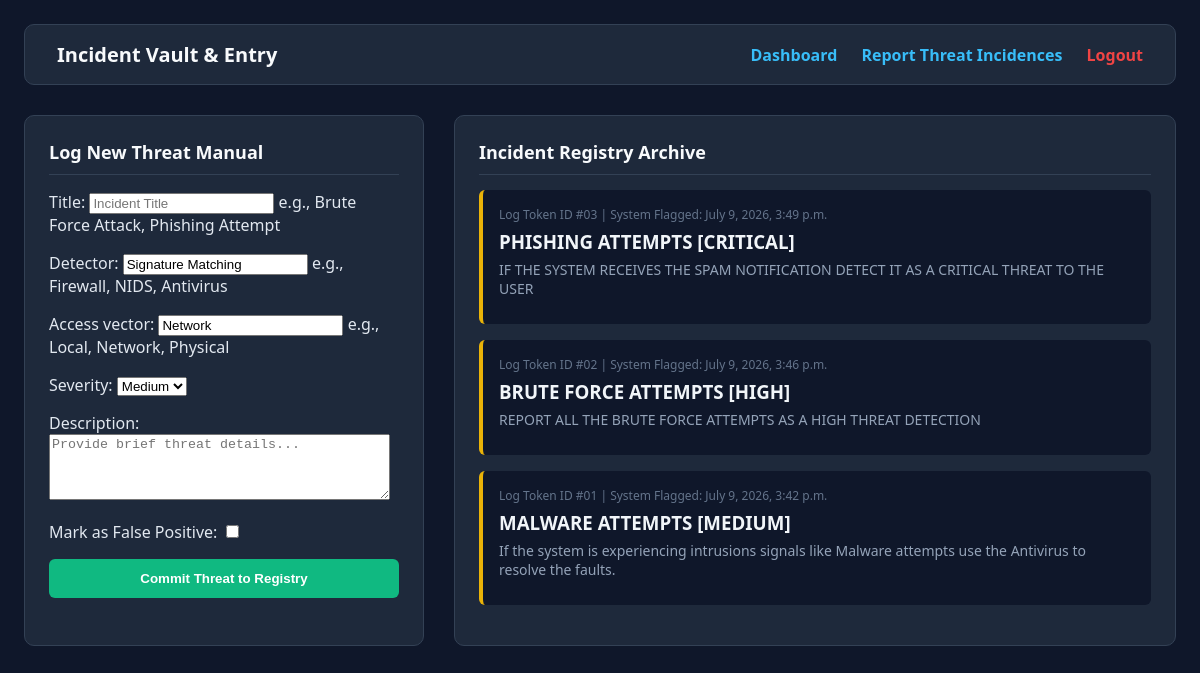
The app's page /reports/ (signed in) with its own data.
### core/models.py (models this page shows, shortened)
class ThreatIncident(models.Model):
    SEVERITY_CHOICES = [
        ('LOW', 'Low'),
        ('MEDIUM', 'Medium'),
        ('HIGH', 'High'),
        ('CRITICAL', 'Critical'),
    ]
    title = models.CharField(max_length=200, help_text="e.g., Brute Force Attack, Phishing Attempt")
    detector = models.CharField(max_length=100, default='Signature Matching', help_text="e.g., Firewall, NIDS, Antivirus")
    access_vector = models.CharField(max_length=100, default='Network', help_text="e.g., Local, Network, Physical")
    severity = models.CharField(max_length=10, choices=SEVERITY_CHOICES, default='MEDIUM')
    description = models.TextField()
    is_false_positive = models.BooleanField(default=False, verbose_name="Mark as False Positive")
    detected_at = models.DateTimeField(auto_now_add=True)

### core/views.py (the view)
# urls.py: path('reports/', views.reports_view, name='reports'),
@login_required(login_url='login')
def reports_view(request):
    all_incidents = ThreatIncident.objects.all().order_by('-detected_at')
    if request.method == 'POST':
        form = ThreatIncidentForm(request.POST)
        if form.is_valid():
            form.save()
            return redirect('reports')
    else:
        form = ThreatIncidentForm()
    return render(request, 'core/reports.html', {'incidents': all_incidents, 'form': form})

### core/forms.py
class ThreatIncidentForm(forms.ModelForm):
    class Meta:
        model = ThreatIncident
        fields = ['title', 'detector', 'access_vector', 'severity', 'description', 'is_false_positive']
        widgets = {
            'title': forms.TextInput(attrs={'class': 'form-input', 'placeholder': 'Incident Title'}),
            'detector': forms.TextInput(attrs={'class': 'form-input', 'placeholder': 'e.g., NIDS, Firewall'}),
            'access_vector': forms.TextInput(attrs={'class': 'form-input', 'placeholder': 'e.g., Network, Phishing Link'}),
            'severity': forms.Select(attrs={'class': 'form-input'}),
            'description': forms.Textarea(attrs={'class': 'form-input', 'rows': 4, 'placeholder': 'Provide brief threat details...'}),
            'is_false_positive': forms.CheckboxInput(attrs={'class': 'form-checkbox'}),
        }

### templates/core/reports.html (shortened to what this page needs)
<!DOCTYPE html>
<html lang="en">
<head>
</head>
<body>
    <div class="navbar">
        <h1>Incident Vault & Entry</h1>
        <nav>
            <a href="{% url 'dashboard' %}">Dashboard</a>
            <a href="{% url 'reports' %}">Report Threat Incidences</a>
            <a href="{% url 'logout' %}" style="color: #ef4444;">Logout</a>
        </nav>
    </div>
    <div class="layout">
        <div class="form-panel">
            <h2>Log New Threat Manual</h2>
            <form method="POST">
                {{ form.as_p }}
                <button type="submit" class="btn-submit">Commit Threat to Registry</button>
            </form>
        </div>
        <div class="log-panel">
            <h2>Incident Registry Archive</h2>
            {% for incident in incidents %}
            <div class="incident-card" {% if incident.is_false_positive %}style="border-left-color: #eab308;"{% endif %}>
                <div class="meta">Log Token ID #0{{ incident.id }} | System Flagged: {{ incident.detected_at }}</div>
                <h3 style="margin: 0 0 6px 0; color: #f1f5f9;">{{ incident.title }} [{{ incident.severity }}]</h3>
                <p style="margin: 0 0 10px 0; font-size: 14px; color: #94a3b8;">{{ incident.description }}</p>
            </div>
            {% empty %}
            <p style="color: #64748b;">No structural logs stored in internal database.</p>
            {% endfor %}
        </div>
    </div>
</body>
</html>

### templates/core/reports.html (style rules this page uses)
body { font-family: 'Segoe UI', Arial, sans-serif; background: #0f172a; color: #e2e8f0; margin: 0; padding: 24px; }
.navbar { display: flex; justify-content: space-between; align-items: center; background: #1e293b; padding: 16px 32px; border-radius: 10px; margin-bottom: 30px; border: 1px solid #334155; }
.navbar h1 { margin: 0; font-size: 20px; color: #f8fafc; }
.navbar nav a { color: #38bdf8; text-decoration: none; font-weight: 600; margin-left: 20px; }
.layout { display: flex; gap: 30px; }
.form-panel { background: #1e293b; padding: 24px; border-radius: 10px; width: 400px; border: 1px solid #334155; box-sizing: border-box; }
.log-panel { background: #1e293b; padding: 24px; border-radius: 10px; flex: 1; border: 1px solid #334155; }
h2 { margin-top: 0; color: #f8fafc; border-bottom: 1px solid #334155; padding-bottom: 10px; font-size: 18px; }
.btn-submit { width: 100%; padding: 12px; background: #10b981; color: white; border: none; border-radius: 6px; font-weight: 600; cursor: pointer; }
.incident-card { background: #0f172a; border-left: 4px solid #38bdf8; padding: 16px; border-radius: 6px; margin-bottom: 16px; }
.meta { font-size: 12px; color: #64748b; margin-bottom: 6px; }

### records on screen
ThreatIncident: id "3", detected_at "July 9, 2026, 3:49 p.m.", title "PHISHING ATTEMPTS", severity "CRITICAL", description "IF THE SYSTEM RECEIVES THE SPAM NOTIFICATION DETECT IT AS A CRITICAL THREAT TO THE USER"
ThreatIncident: id "2", detected_at "July 9, 2026, 3:46 p.m.", title "BRUTE FORCE ATTEMPTS", severity "HIGH", description "REPORT ALL THE BRUTE FORCE ATTEMPTS AS A HIGH THREAT DETECTION"
ThreatIncident: id "1", detected_at "July 9, 2026, 3:42 p.m.", title "MALWARE ATTEMPTS", severity "MEDIUM", description "If the system is experiencing intrusions signals like Malware attempts use the Antivirus to resolve the faults."
